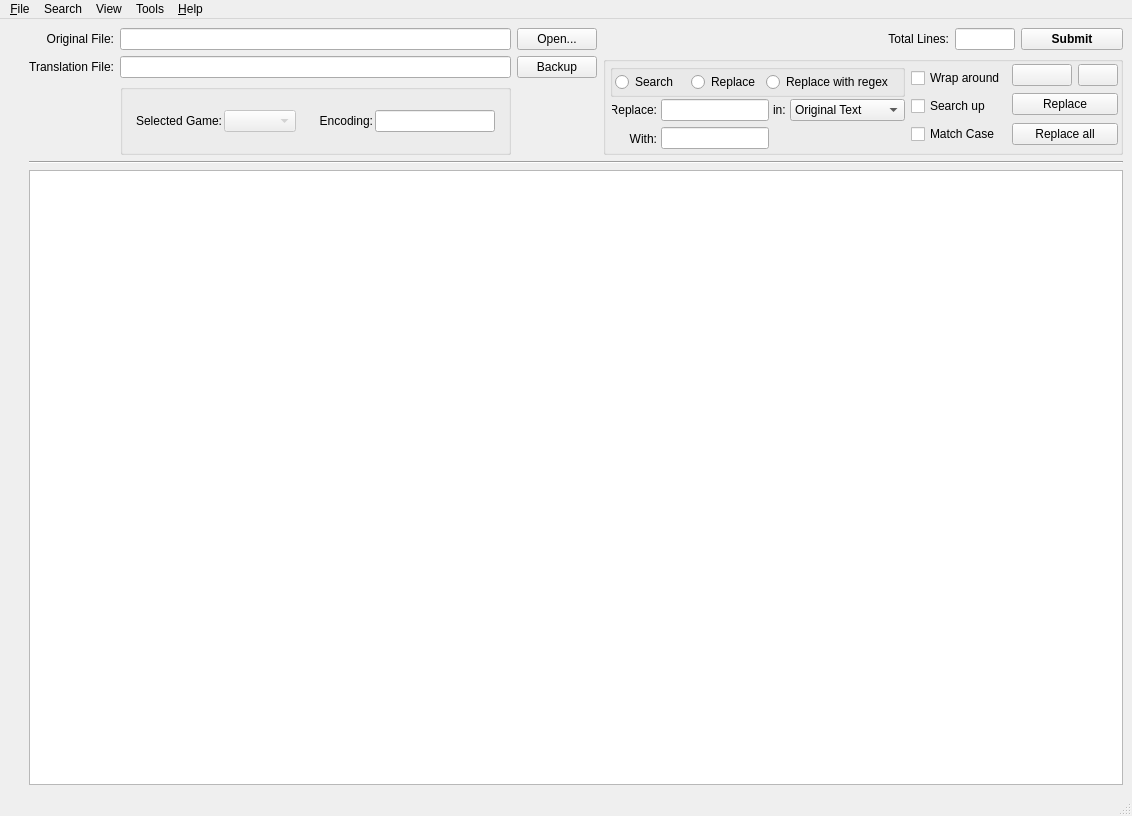
<?xml version="1.0" encoding="UTF-8"?>
<ui version="4.0">
 <class>MainWindow</class>
 <widget class="QMainWindow" name="MainWindow">
  <property name="geometry">
   <rect>
    <x>0</x>
    <y>0</y>
    <width>1132</width>
    <height>816</height>
   </rect>
  </property>
  <property name="minimumSize">
   <size>
    <width>400</width>
    <height>400</height>
   </size>
  </property>
  <property name="windowTitle">
   <string>Monkey Island SE Series: Translator</string>
  </property>
  <property name="windowIcon">
   <iconset resource="images.qrc">
    <normaloff>:/icons/iconsimple.ico</normaloff>:/icons/iconsimple.ico</iconset>
  </property>
  <property name="iconSize">
   <size>
    <width>24</width>
    <height>24</height>
   </size>
  </property>
  <widget class="QWidget" name="centralwidget">
   <layout class="QGridLayout" name="gridLayout_3">
    <item row="0" column="0">
     <layout class="QGridLayout" name="gridLayout_2">
      <item row="0" column="6">
       <widget class="QLabel" name="label_3">
        <property name="text">
         <string>Total Lines:</string>
        </property>
        <property name="alignment">
         <set>Qt::AlignRight|Qt::AlignTrailing|Qt::AlignVCenter</set>
        </property>
       </widget>
      </item>
      <item row="1" column="4" rowspan="2" colspan="5">
       <widget class="QGroupBox" name="groupBox">
        <property name="font">
         <font>
          <kerning>true</kerning>
         </font>
        </property>
        <property name="title">
         <string/>
        </property>
        <layout class="QGridLayout" name="gridLayout">
         <property name="leftMargin">
          <number>4</number>
         </property>
         <property name="topMargin">
          <number>2</number>
         </property>
         <property name="rightMargin">
          <number>2</number>
         </property>
         <property name="bottomMargin">
          <number>2</number>
         </property>
         <property name="spacing">
          <number>6</number>
         </property>
         <item row="0" column="0">
          <layout class="QVBoxLayout" name="verticalLayout_3">
           <property name="spacing">
            <number>2</number>
           </property>
           <property name="sizeConstraint">
            <enum>QLayout::SetFixedSize</enum>
           </property>
           <item>
            <layout class="QHBoxLayout" name="horizontalLayout_2">
             <item>
              <widget class="QGroupBox" name="groupBox_2">
               <property name="title">
                <string/>
               </property>
               <layout class="QHBoxLayout" name="horizontalLayout_3">
                <property name="leftMargin">
                 <number>2</number>
                </property>
                <property name="topMargin">
                 <number>2</number>
                </property>
                <property name="bottomMargin">
                 <number>2</number>
                </property>
                <item>
                 <widget class="QRadioButton" name="searchModeRB">
                  <property name="text">
                   <string>Search</string>
                  </property>
                  <property name="autoExclusive">
                   <bool>true</bool>
                  </property>
                 </widget>
                </item>
                <item>
                 <widget class="QRadioButton" name="replaceModeRB">
                  <property name="text">
                   <string>Replace</string>
                  </property>
                  <property name="autoExclusive">
                   <bool>true</bool>
                  </property>
                 </widget>
                </item>
                <item>
                 <widget class="QRadioButton" name="replaceRegExModeRB">
                  <property name="text">
                   <string>Replace with regex</string>
                  </property>
                 </widget>
                </item>
               </layout>
              </widget>
             </item>
            </layout>
           </item>
           <item>
            <layout class="QGridLayout" name="gridLayout_4">
             <property name="sizeConstraint">
              <enum>QLayout::SetDefaultConstraint</enum>
             </property>
             <property name="horizontalSpacing">
              <number>4</number>
             </property>
             <property name="verticalSpacing">
              <number>2</number>
             </property>
             <item row="3" column="3">
              <widget class="QLineEdit" name="replaceWithStrTxtBx"/>
             </item>
             <item row="0" column="5">
              <widget class="QComboBox" name="OriginalOrTransCmbBx">
               <item>
                <property name="text">
                 <string>Original Text</string>
                </property>
               </item>
               <item>
                <property name="text">
                 <string>Translated Text</string>
                </property>
               </item>
              </widget>
             </item>
             <item row="3" column="2">
              <widget class="QLabel" name="replaceWithLbl">
               <property name="text">
                <string>With:</string>
               </property>
               <property name="alignment">
                <set>Qt::AlignRight|Qt::AlignTrailing|Qt::AlignVCenter</set>
               </property>
              </widget>
             </item>
             <item row="0" column="4">
              <widget class="QLabel" name="label_7">
               <property name="text">
                <string>in:</string>
               </property>
              </widget>
             </item>
             <item row="0" column="3">
              <widget class="QLineEdit" name="findStrTxtBx"/>
             </item>
             <item row="0" column="2">
              <widget class="QLabel" name="findReplaceLbl">
               <property name="sizePolicy">
                <sizepolicy hsizetype="Fixed" vsizetype="Preferred">
                 <horstretch>0</horstretch>
                 <verstretch>0</verstretch>
                </sizepolicy>
               </property>
               <property name="minimumSize">
                <size>
                 <width>45</width>
                 <height>20</height>
                </size>
               </property>
               <property name="maximumSize">
                <size>
                 <width>30</width>
                 <height>20</height>
                </size>
               </property>
               <property name="text">
                <string>Replace:</string>
               </property>
               <property name="alignment">
                <set>Qt::AlignRight|Qt::AlignTrailing|Qt::AlignVCenter</set>
               </property>
              </widget>
             </item>
             <item row="0" column="0" rowspan="4">
              <spacer name="verticalSpacer">
               <property name="orientation">
                <enum>Qt::Vertical</enum>
               </property>
               <property name="sizeType">
                <enum>QSizePolicy::Fixed</enum>
               </property>
               <property name="sizeHint" stdset="0">
                <size>
                 <width>2</width>
                 <height>40</height>
                </size>
               </property>
              </spacer>
             </item>
             <item row="3" column="1">
              <spacer name="verticalSpacer_4">
               <property name="orientation">
                <enum>Qt::Vertical</enum>
               </property>
               <property name="sizeType">
                <enum>QSizePolicy::Fixed</enum>
               </property>
               <property name="sizeHint" stdset="0">
                <size>
                 <width>0</width>
                 <height>23</height>
                </size>
               </property>
              </spacer>
             </item>
            </layout>
           </item>
          </layout>
         </item>
         <item row="0" column="1">
          <layout class="QVBoxLayout" name="verticalLayout">
           <property name="spacing">
            <number>4</number>
           </property>
           <item>
            <widget class="QCheckBox" name="findWrapAroundChBx">
             <property name="sizePolicy">
              <sizepolicy hsizetype="Fixed" vsizetype="Fixed">
               <horstretch>101</horstretch>
               <verstretch>0</verstretch>
              </sizepolicy>
             </property>
             <property name="text">
              <string>Wrap around</string>
             </property>
            </widget>
           </item>
           <item>
            <widget class="QCheckBox" name="findSearchUpChBx">
             <property name="sizePolicy">
              <sizepolicy hsizetype="Fixed" vsizetype="Fixed">
               <horstretch>101</horstretch>
               <verstretch>0</verstretch>
              </sizepolicy>
             </property>
             <property name="text">
              <string>Search up</string>
             </property>
            </widget>
           </item>
           <item>
            <widget class="QCheckBox" name="findMatchCaseChBx">
             <property name="text">
              <string>Match Case</string>
             </property>
            </widget>
           </item>
          </layout>
         </item>
         <item row="0" column="3">
          <layout class="QGridLayout" name="gridLayout_5">
           <item row="1" column="0" rowspan="2">
            <spacer name="verticalSpacer_3">
             <property name="orientation">
              <enum>Qt::Vertical</enum>
             </property>
             <property name="sizeType">
              <enum>QSizePolicy::Fixed</enum>
             </property>
             <property name="sizeHint" stdset="0">
              <size>
               <width>0</width>
               <height>55</height>
              </size>
             </property>
            </spacer>
           </item>
           <item row="0" column="2">
            <widget class="QPushButton" name="cleanSearchBtn">
             <property name="minimumSize">
              <size>
               <width>30</width>
               <height>0</height>
              </size>
             </property>
             <property name="toolTip">
              <string>Clear search field</string>
             </property>
             <property name="text">
              <string/>
             </property>
             <property name="icon">
              <iconset resource="images.qrc">
               <normaloff>:/icons/glyphicons_256_delete.png</normaloff>:/icons/glyphicons_256_delete.png</iconset>
             </property>
            </widget>
           </item>
           <item row="0" column="1">
            <widget class="QPushButton" name="FindInQuotesBtn">
             <property name="minimumSize">
              <size>
               <width>60</width>
               <height>0</height>
              </size>
             </property>
             <property name="toolTip">
              <string>Find next match</string>
             </property>
             <property name="text">
              <string/>
             </property>
             <property name="icon">
              <iconset resource="images.qrc">
               <normaloff>:/icons/glyphicons_027_search.png</normaloff>:/icons/glyphicons_027_search.png</iconset>
             </property>
             <property name="autoDefault">
              <bool>false</bool>
             </property>
            </widget>
           </item>
           <item row="1" column="1" colspan="2">
            <widget class="QPushButton" name="replaceInQuotesBtn">
             <property name="minimumSize">
              <size>
               <width>90</width>
               <height>0</height>
              </size>
             </property>
             <property name="text">
              <string>Replace</string>
             </property>
            </widget>
           </item>
           <item row="2" column="1" colspan="2">
            <widget class="QPushButton" name="replaceAllInQuotesBtn">
             <property name="minimumSize">
              <size>
               <width>90</width>
               <height>0</height>
              </size>
             </property>
             <property name="text">
              <string>Replace all</string>
             </property>
            </widget>
           </item>
          </layout>
         </item>
        </layout>
       </widget>
      </item>
      <item row="0" column="7">
       <widget class="QLineEdit" name="numOfEntriesOrigTxtBx">
        <property name="sizePolicy">
         <sizepolicy hsizetype="Fixed" vsizetype="Fixed">
          <horstretch>0</horstretch>
          <verstretch>0</verstretch>
         </sizepolicy>
        </property>
        <property name="minimumSize">
         <size>
          <width>50</width>
          <height>0</height>
         </size>
        </property>
        <property name="maximumSize">
         <size>
          <width>60</width>
          <height>16777215</height>
         </size>
        </property>
        <property name="cursor">
         <cursorShape>ArrowCursor</cursorShape>
        </property>
        <property name="focusPolicy">
         <enum>Qt::NoFocus</enum>
        </property>
        <property name="acceptDrops">
         <bool>false</bool>
        </property>
        <property name="toolTip">
         <string>Number of lines in the original file. You cannot edit this field</string>
        </property>
        <property name="whatsThis">
         <string>This shows the total number of quotes in the original loaded file.</string>
        </property>
        <property name="alignment">
         <set>Qt::AlignRight|Qt::AlignTrailing|Qt::AlignVCenter</set>
        </property>
        <property name="readOnly">
         <bool>true</bool>
        </property>
       </widget>
      </item>
      <item row="1" column="0">
       <spacer name="horizontalSpacer_3">
        <property name="orientation">
         <enum>Qt::Horizontal</enum>
        </property>
        <property name="sizeType">
         <enum>QSizePolicy::Fixed</enum>
        </property>
        <property name="sizeHint" stdset="0">
         <size>
          <width>5</width>
          <height>20</height>
         </size>
        </property>
       </spacer>
      </item>
      <item row="0" column="4">
       <spacer name="horizontalSpacer">
        <property name="orientation">
         <enum>Qt::Horizontal</enum>
        </property>
        <property name="sizeType">
         <enum>QSizePolicy::Fixed</enum>
        </property>
        <property name="sizeHint" stdset="0">
         <size>
          <width>130</width>
          <height>20</height>
         </size>
        </property>
       </spacer>
      </item>
      <item row="1" column="3">
       <widget class="QPushButton" name="backupBtn">
        <property name="toolTip">
         <string>Backups the current target file in the target directory. It won't bakup unsubmitted changes.</string>
        </property>
        <property name="text">
         <string>Backup</string>
        </property>
       </widget>
      </item>
      <item row="0" column="2">
       <widget class="QLineEdit" name="openFileNameTxtBx">
        <property name="acceptDrops">
         <bool>false</bool>
        </property>
        <property name="readOnly">
         <bool>true</bool>
        </property>
       </widget>
      </item>
      <item row="0" column="3">
       <widget class="QPushButton" name="BrowseQuoteFilesBtn">
        <property name="text">
         <string>Open...</string>
        </property>
        <property name="autoDefault">
         <bool>false</bool>
        </property>
       </widget>
      </item>
      <item row="0" column="5">
       <spacer name="horizontalSpacer_2">
        <property name="orientation">
         <enum>Qt::Horizontal</enum>
        </property>
        <property name="sizeType">
         <enum>QSizePolicy::Minimum</enum>
        </property>
        <property name="sizeHint" stdset="0">
         <size>
          <width>40</width>
          <height>20</height>
         </size>
        </property>
       </spacer>
      </item>
      <item row="0" column="8">
       <widget class="QPushButton" name="SubmitChangesBtn">
        <property name="minimumSize">
         <size>
          <width>100</width>
          <height>0</height>
         </size>
        </property>
        <property name="font">
         <font>
          <weight>75</weight>
          <bold>true</bold>
         </font>
        </property>
        <property name="focusPolicy">
         <enum>Qt::StrongFocus</enum>
        </property>
        <property name="text">
         <string>Submit</string>
        </property>
        <property name="autoDefault">
         <bool>false</bool>
        </property>
       </widget>
      </item>
      <item row="2" column="0" rowspan="3">
       <spacer name="verticalSpacer_2">
        <property name="orientation">
         <enum>Qt::Vertical</enum>
        </property>
        <property name="sizeType">
         <enum>QSizePolicy::Minimum</enum>
        </property>
        <property name="sizeHint" stdset="0">
         <size>
          <width>20</width>
          <height>500</height>
         </size>
        </property>
       </spacer>
      </item>
      <item row="3" column="1" colspan="8">
       <widget class="Line" name="line">
        <property name="orientation">
         <enum>Qt::Horizontal</enum>
        </property>
       </widget>
      </item>
      <item row="4" column="1" colspan="8">
       <widget class="QTableView" name="quoteTableViewPlcHldr">
        <property name="font">
         <font>
          <family>Arial</family>
          <pointsize>10</pointsize>
         </font>
        </property>
        <property name="alternatingRowColors">
         <bool>true</bool>
        </property>
        <attribute name="horizontalHeaderCascadingSectionResizes">
         <bool>true</bool>
        </attribute>
        <attribute name="horizontalHeaderDefaultSectionSize">
         <number>400</number>
        </attribute>
        <attribute name="horizontalHeaderHighlightSections">
         <bool>true</bool>
        </attribute>
        <attribute name="horizontalHeaderMinimumSectionSize">
         <number>2</number>
        </attribute>
        <attribute name="horizontalHeaderStretchLastSection">
         <bool>false</bool>
        </attribute>
        <attribute name="verticalHeaderCascadingSectionResizes">
         <bool>true</bool>
        </attribute>
        <attribute name="verticalHeaderDefaultSectionSize">
         <number>40</number>
        </attribute>
        <attribute name="verticalHeaderMinimumSectionSize">
         <number>10</number>
        </attribute>
        <attribute name="verticalHeaderStretchLastSection">
         <bool>false</bool>
        </attribute>
       </widget>
      </item>
      <item row="1" column="1">
       <widget class="QLabel" name="label_4">
        <property name="text">
         <string>Translation File:</string>
        </property>
        <property name="alignment">
         <set>Qt::AlignRight|Qt::AlignTrailing|Qt::AlignVCenter</set>
        </property>
       </widget>
      </item>
      <item row="1" column="2">
       <widget class="QLineEdit" name="openTranslatedFileNameTxtBx">
        <property name="acceptDrops">
         <bool>false</bool>
        </property>
        <property name="readOnly">
         <bool>true</bool>
        </property>
       </widget>
      </item>
      <item row="0" column="1">
       <widget class="QLabel" name="label_2">
        <property name="text">
         <string>Original File:</string>
        </property>
        <property name="alignment">
         <set>Qt::AlignRight|Qt::AlignTrailing|Qt::AlignVCenter</set>
        </property>
       </widget>
      </item>
      <item row="0" column="0">
       <spacer name="horizontalSpacer_4">
        <property name="orientation">
         <enum>Qt::Horizontal</enum>
        </property>
        <property name="sizeType">
         <enum>QSizePolicy::Fixed</enum>
        </property>
        <property name="sizeHint" stdset="0">
         <size>
          <width>5</width>
          <height>20</height>
         </size>
        </property>
       </spacer>
      </item>
      <item row="2" column="2">
       <widget class="QGroupBox" name="groupBox">
        <layout class="QHBoxLayout" name="horizontalLayout_5">
         <item>
          <layout class="QHBoxLayout" name="horizontalLayout">
           <property name="spacing">
            <number>2</number>
           </property>
           <item>
            <widget class="QLabel" name="label_5">
             <property name="sizePolicy">
              <sizepolicy hsizetype="Fixed" vsizetype="Preferred">
               <horstretch>0</horstretch>
               <verstretch>0</verstretch>
              </sizepolicy>
             </property>
             <property name="text">
              <string>Selected Game:</string>
             </property>
             <property name="alignment">
              <set>Qt::AlignRight|Qt::AlignTrailing|Qt::AlignVCenter</set>
             </property>
            </widget>
           </item>
           <item>
            <widget class="QComboBox" name="selGameCmBx">
             <property name="enabled">
              <bool>false</bool>
             </property>
             <property name="sizePolicy">
              <sizepolicy hsizetype="Fixed" vsizetype="Fixed">
               <horstretch>0</horstretch>
               <verstretch>0</verstretch>
              </sizepolicy>
             </property>
            </widget>
           </item>
          </layout>
         </item>
         <item>
          <spacer name="horizontalSpacer_5">
           <property name="orientation">
            <enum>Qt::Horizontal</enum>
           </property>
           <property name="sizeType">
            <enum>QSizePolicy::Fixed</enum>
           </property>
           <property name="sizeHint" stdset="0">
            <size>
             <width>13</width>
             <height>20</height>
            </size>
           </property>
          </spacer>
         </item>
         <item>
          <layout class="QHBoxLayout" name="horizontalLayout_4">
           <property name="spacing">
            <number>2</number>
           </property>
           <item>
            <widget class="QLabel" name="label_6">
             <property name="sizePolicy">
              <sizepolicy hsizetype="Fixed" vsizetype="Preferred">
               <horstretch>0</horstretch>
               <verstretch>0</verstretch>
              </sizepolicy>
             </property>
             <property name="text">
              <string>Encoding:</string>
             </property>
             <property name="alignment">
              <set>Qt::AlignRight|Qt::AlignTrailing|Qt::AlignVCenter</set>
             </property>
            </widget>
           </item>
           <item>
            <widget class="QLineEdit" name="selectedEncodingTxtBx">
             <property name="sizePolicy">
              <sizepolicy hsizetype="Fixed" vsizetype="Fixed">
               <horstretch>0</horstretch>
               <verstretch>0</verstretch>
              </sizepolicy>
             </property>
             <property name="minimumSize">
              <size>
               <width>80</width>
               <height>0</height>
              </size>
             </property>
             <property name="maximumSize">
              <size>
               <width>120</width>
               <height>16777215</height>
              </size>
             </property>
             <property name="alignment">
              <set>Qt::AlignRight|Qt::AlignTrailing|Qt::AlignVCenter</set>
             </property>
            </widget>
           </item>
          </layout>
         </item>
        </layout>
       </widget>
      </item>
     </layout>
    </item>
   </layout>
  </widget>
  <widget class="QMenuBar" name="menubar">
   <property name="geometry">
    <rect>
     <x>0</x>
     <y>0</y>
     <width>1132</width>
     <height>21</height>
    </rect>
   </property>
   <widget class="QMenu" name="menu_File">
    <property name="title">
     <string>&amp;File</string>
    </property>
    <addaction name="actionOpen_Original_File"/>
    <addaction name="actionLoad_Translation_File"/>
    <addaction name="actionMerge_Active_Translation_with"/>
    <addaction name="actionSave_Translation_As"/>
    <addaction name="actionSave_Translation"/>
    <addaction name="separator"/>
    <addaction name="actionExtract_Original_to_txt"/>
    <addaction name="actionExtract_Translation_to_txt"/>
    <addaction name="actionImport_Translation_from_txt"/>
    <addaction name="separator"/>
    <addaction name="actionQuit_3"/>
   </widget>
   <widget class="QMenu" name="menuHelp">
    <property name="title">
     <string>&amp;Help</string>
    </property>
    <addaction name="actionAbout"/>
   </widget>
   <widget class="QMenu" name="menuView">
    <property name="title">
     <string>View</string>
    </property>
    <addaction name="actionReport"/>
    <addaction name="actionShow_Highlighting"/>
   </widget>
   <widget class="QMenu" name="menuSearch">
    <property name="title">
     <string>Search</string>
    </property>
    <addaction name="actionFind"/>
    <addaction name="actionFind_Next"/>
    <addaction name="separator"/>
    <addaction name="actionFind_Next_Marked"/>
    <addaction name="actionFind_Previous_Marked"/>
    <addaction name="separator"/>
    <addaction name="actionFind_Next_Conflicted"/>
    <addaction name="actionFind_Previous_Conflicted"/>
    <addaction name="separator"/>
    <addaction name="actionFind_Next_Unchanged"/>
    <addaction name="actionFind_Previous_Unchanged"/>
    <addaction name="separator"/>
    <addaction name="actionFind_Next_Changed"/>
    <addaction name="actionFind_Previous_Changed"/>
    <addaction name="separator"/>
    <addaction name="actionGotoLine"/>
   </widget>
   <widget class="QMenu" name="menuTools">
    <property name="title">
     <string>Tools</string>
    </property>
    <addaction name="actionFont_crafting"/>
    <addaction name="actionRepacker"/>
   </widget>
   <addaction name="menu_File"/>
   <addaction name="menuSearch"/>
   <addaction name="menuView"/>
   <addaction name="menuTools"/>
   <addaction name="menuHelp"/>
  </widget>
  <widget class="QStatusBar" name="statusbar"/>
  <action name="actionOpen_Original_File">
   <property name="text">
    <string>Open Original File...</string>
   </property>
  </action>
  <action name="actionAbout">
   <property name="text">
    <string>About...</string>
   </property>
   <property name="toolTip">
    <string>Show info about this application...</string>
   </property>
   <property name="menuRole">
    <enum>QAction::AboutRole</enum>
   </property>
  </action>
  <action name="actionSave_Translation_As">
   <property name="text">
    <string>Save Translation Session As...</string>
   </property>
  </action>
  <action name="actionSave_Translation">
   <property name="text">
    <string>Save Translation Session</string>
   </property>
  </action>
  <action name="actionExtract_Translation_to_txt">
   <property name="text">
    <string>Extract Translation to .txt</string>
   </property>
  </action>
  <action name="actionImport_Translation_from_txt">
   <property name="text">
    <string>Import Translation from .txt</string>
   </property>
  </action>
  <action name="actionQuit_3">
   <property name="text">
    <string>Quit</string>
   </property>
   <property name="menuRole">
    <enum>QAction::QuitRole</enum>
   </property>
  </action>
  <action name="actionLoad_Translation_File">
   <property name="text">
    <string>Load Translation in Session...</string>
   </property>
   <property name="toolTip">
    <string>Load a Translation in the active Session from a backup or old native file</string>
   </property>
   <property name="visible">
    <bool>true</bool>
   </property>
  </action>
  <action name="actionExtract_Original_to_txt">
   <property name="text">
    <string>Extract Original to .txt</string>
   </property>
  </action>
  <action name="actionMerge_Active_Translation_with">
   <property name="text">
    <string>Merge Active Translation with...</string>
   </property>
   <property name="toolTip">
    <string>Merges the translation in the active session with an external one</string>
   </property>
  </action>
  <action name="actionReport">
   <property name="text">
    <string>Report</string>
   </property>
  </action>
  <action name="actionFind">
   <property name="text">
    <string>Find...</string>
   </property>
  </action>
  <action name="actionFind_Next">
   <property name="text">
    <string>Find Next</string>
   </property>
  </action>
  <action name="actionFind_Next_Marked">
   <property name="text">
    <string>Find Next Marked</string>
   </property>
  </action>
  <action name="actionFind_Previous_Marked">
   <property name="text">
    <string>Find Previous Marked</string>
   </property>
  </action>
  <action name="actionFind_Next_Conflicted">
   <property name="text">
    <string>Find Next Conflicted</string>
   </property>
  </action>
  <action name="actionFind_Previous_Conflicted">
   <property name="text">
    <string>Find Previous Conflicted</string>
   </property>
  </action>
  <action name="actionFind_Next_Unchanged">
   <property name="text">
    <string>Find Next Unchanged</string>
   </property>
  </action>
  <action name="actionFind_Previous_Unchanged">
   <property name="text">
    <string>Find Previous Unchanged</string>
   </property>
  </action>
  <action name="actionFind_Next_Changed">
   <property name="text">
    <string>Find Next Changed</string>
   </property>
  </action>
  <action name="actionFind_Previous_Changed">
   <property name="text">
    <string>Find Previous Changed</string>
   </property>
  </action>
  <action name="actionFont_crafting">
   <property name="text">
    <string>Font crafting</string>
   </property>
  </action>
  <action name="actionRepacker">
   <property name="text">
    <string>Repacker</string>
   </property>
  </action>
  <action name="actionGotoLine">
   <property name="text">
    <string>Go to line...</string>
   </property>
  </action>
  <action name="actionShow_Highlighting">
   <property name="checkable">
    <bool>true</bool>
   </property>
   <property name="checked">
    <bool>false</bool>
   </property>
   <property name="text">
    <string>Show Highlighting</string>
   </property>
  </action>
  <action name="actionMoree">
   <property name="enabled">
    <bool>false</bool>
   </property>
   <property name="text">
    <string>Moree.</string>
   </property>
  </action>
 </widget>
 <resources>
  <include location="images.qrc"/>
 </resources>
 <connections>
  <connection>
   <sender>findStrTxtBx</sender>
   <signal>returnPressed()</signal>
   <receiver>FindInQuotesBtn</receiver>
   <slot>click()</slot>
   <hints>
    <hint type="sourcelabel">
     <x>708</x>
     <y>81</y>
    </hint>
    <hint type="destinationlabel">
     <x>992</x>
     <y>88</y>
    </hint>
   </hints>
  </connection>
 </connections>
</ui>
